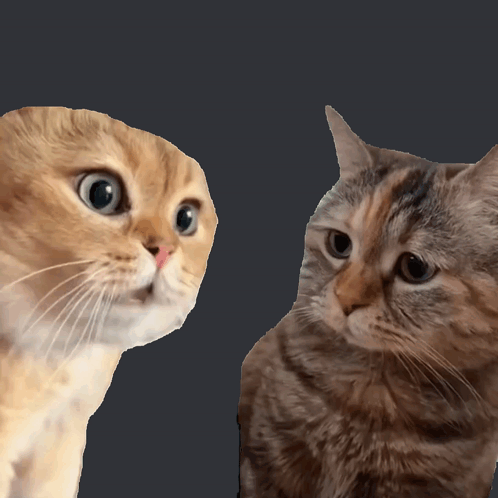
#> input picture hw1/part1/testdata/2.png, 498 x 498 px
$ python main.py
#> lines starting #> are read from the running program, lines starting #| are printed output that depends on the picture
### hw1/part1/DoG.py
import numpy as np
import cv2

class Difference_of_Gaussian(object):
    def __init__(self, threshold):
        self.threshold = threshold
        self.sigma = 2**(1/4)
        self.num_octaves = 2
        self.num_DoG_images_per_octave = 4
        self.num_gaussian_images_per_octave = self.num_DoG_images_per_octave + 1

    def get_keypoints(self, image):
        ### TODO ####
        # Step 1: Filter images with different sigma values (5 images per octave, 2 octave in total)
        # - Function: cv2.GaussianBlur (kernel = (0, 0), sigma = self.sigma**___)
        gaussian_images = []
        h,w = image.shape # (250,350)

        for i in range(self.num_octaves):
            gaussian_images.append(image)
            for j in range(1, self.num_gaussian_images_per_octave):
                gaussian_images.append(cv2.GaussianBlur(image, (0,0), sigmaX = self.sigma**j, sigmaY = self.sigma**j))
            image = cv2.resize(gaussian_images[-1], (w//2,h//2), interpolation = cv2.INTER_NEAREST)


        # for i in range(len(gaussian_images)):
        #     cv2.imwrite(f'./save/img{i}.png',gaussian_images[i])

        # Step 2: Subtract 2 neighbor images to get DoG images (4 images per octave, 2 octave in total)
        # - Function: cv2.subtract(second_image, first_image)
        dog_images = []
        for i in range(self.num_octaves):
            for j in range(self.num_DoG_images_per_octave):
                dog_images.append(cv2.subtract(gaussian_images[5*i+j+1],gaussian_images[5*i+j]))

        # [9 lines of commented-out code are left out]
        keypoints = []
        for i in range(self.num_octaves):
             for j in range(1 ,self.num_DoG_images_per_octave-1): # 1,2,5,6
                for x in range(1, (w//(i+1))-1):
                    for y in range(1, (h//(i+1))-1):
                        z = 4*i + j
                        center = dog_images[z][y,x]
                        neighbors =[]

                        for dz in [-1,0,1]:
                            for dy in [-1,0,1]:
                                for dx in [-1,0,1]:
                                    if (dz==0 and dy==0 and dx ==0):
                                        continue
                                    neighbors.append(dog_images[z+dz][(y+dy), (x+dx)])

                        if center > np.max(neighbors) or center < np.min(neighbors):
                            if abs(center) > self.threshold:
                                if i==0:
                                    keypoints.append((y,x))
                                else:
                                    keypoints.append((2*y, 2*x))

        # Step 4: Delete duplicate keypoints
        # - Function: np.unique
        keypoints = np.unique(np.array(keypoints), axis=0)

        # sort 2d-point by y, then by x
        keypoints = keypoints[np.lexsort((keypoints[:,1],keypoints[:,0]))]
        return keypoints

### hw1/part1/main.py
import numpy as np
import cv2
import argparse
from DoG import Difference_of_Gaussian


def plot_keypoints(img_gray, keypoints, save_path):
    img = np.repeat(np.expand_dims(img_gray, axis = 2), 3, axis = 2)
    for y, x in keypoints:
        cv2.circle(img, (x, y), 5, (0, 0, 255), -1)
    cv2.imwrite(save_path, img)

def main():
    parser = argparse.ArgumentParser(description='main function of Difference of Gaussian')
    parser.add_argument('--threshold', default=1.0, type=float, help='threshold value for feature selection')
    parser.add_argument('--image_path', default='./testdata/2.png', help='path to input image')
    args = parser.parse_args()

    print('Processing %s ...'%args.image_path)
    img = cv2.imread(args.image_path, 0).astype(np.float64)
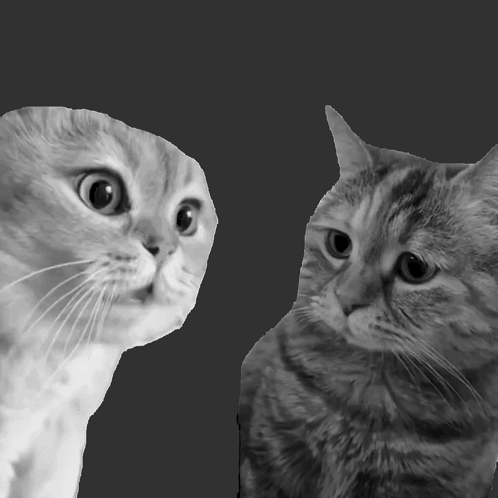
#> img: shape (498, 498) float64; min 0, max 234, mean 86.7

    ### TODO ###
    DoG = Difference_of_Gaussian(args.threshold)
    keypoints = DoG.get_keypoints(img)
#> the loop in get_keypoints, `for i in range(self.num_octaves):` made 2 passes
#> pass 1, in get_keypoints, `image = cv2.resize(gaussian_images[-1], (w//2,h//2), interpolation = c..`:
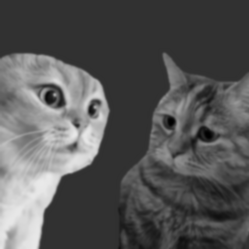
#> image: shape (249, 249) float64; min 0.127, max 233.9, mean 86.7
#> after the loop in get_keypoints, `for i in range(self.num_octaves):`: gaussian_images = 10 items
#> after the loop in get_keypoints, `for i in range(self.num_octaves):`: dog_images = 8 items
#> after the loop in get_keypoints, `for i in range(self.num_octaves):`: keypoints = 447 pairs, first value 103 to 495, second value 8 to 493
    save_path = f'./save/result2_thres{args.threshold}.png'
    plot_keypoints(img, keypoints,save_path)
#> the loop in plot_keypoints, `for y, x in keypoints:` made 447 passes
#> (y, x) on passes 1 to 3: (103, 329), (106, 68), (107, 80)
#> after the loop in plot_keypoints, `for y, x in keypoints:`:
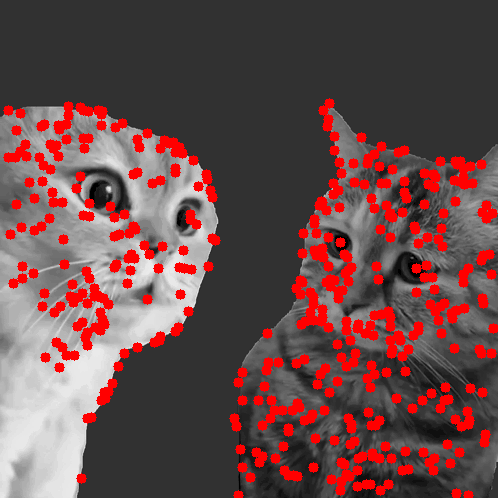
#> img: shape (498, 498, 3) float64; mean of channels 0, 1, 2 73.7, 73.7, 106.1; drawn as B, G, R

    # keypoints_gt = np.load('./testdata/1_gt.npy')
    # plot_keypoints(img, keypoints_gt,'./save/gt.png')


if __name__ == '__main__':
    main()
